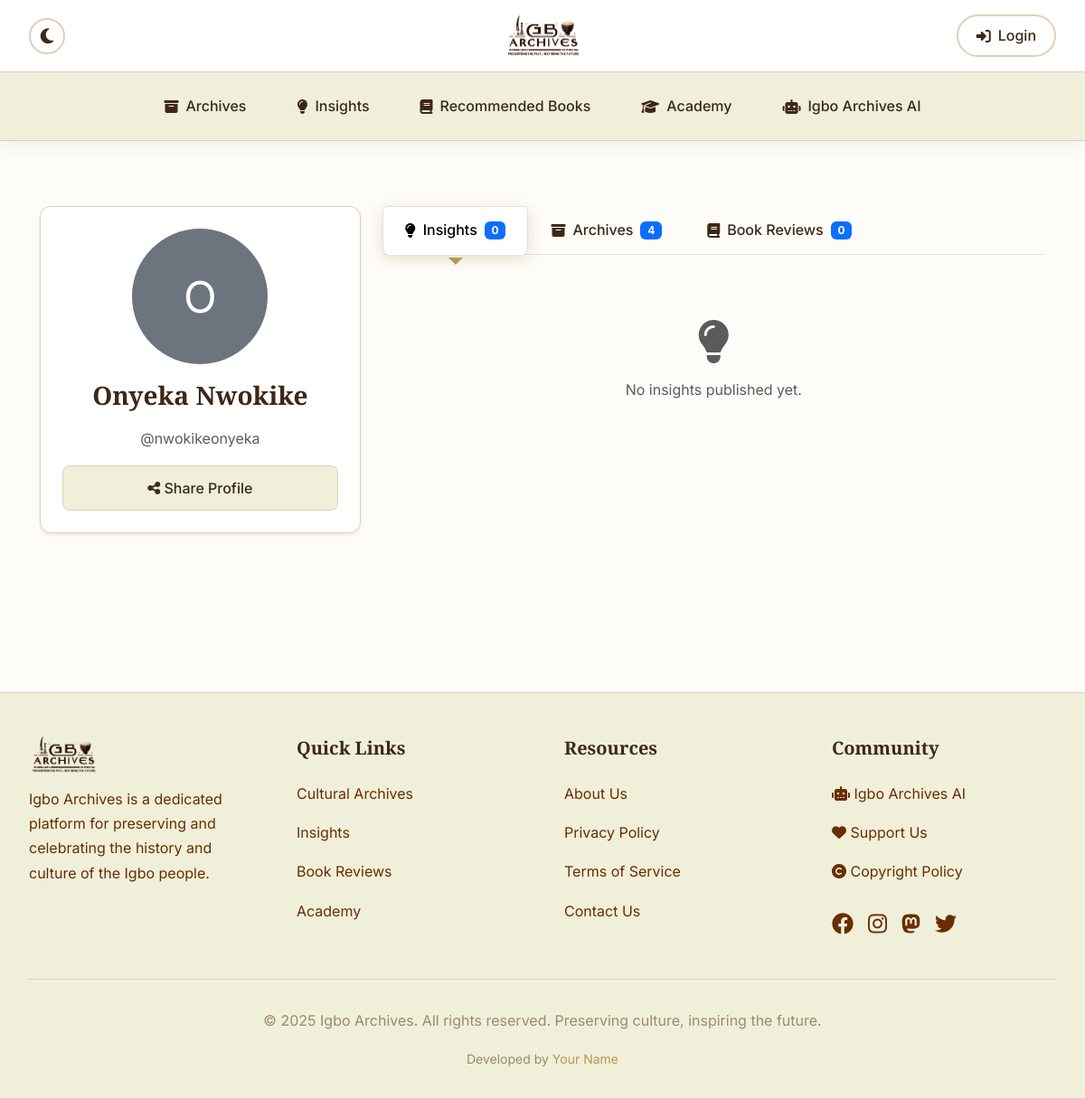
The page /profile/nwokikeonyeka/ on the database its author committed.
### users/models.py (models this page shows, shortened)
class CustomUser(AbstractUser):
    full_name = models.CharField(max_length=200, blank=True)
    bio = models.TextField(blank=True)
    profile_picture = models.ImageField(upload_to='profile_pictures/', blank=True, null=True)
    social_links = models.JSONField(default=dict, blank=True)
    def get_display_name(self):
        return self.full_name or (self.email.split('@')[0] if self.email else self.username)

### users/views.py (the view)
# urls.py: path('<str:username>/', views.profile_view, name='profile'),
def profile_view(request, username):
    from archives.models import Archive
    from insights.models import InsightPost
    from books.models import BookReview
    user = get_object_or_404(User, username=username)
    archives = Archive.objects.filter(uploaded_by=user).order_by('-created_at')
    insights = InsightPost.objects.filter(author=user, is_published=True).order_by('-created_at')
    book_reviews = BookReview.objects.filter(reviewer=user).order_by('-created_at')
    context = {
        'profile_user': user,
        'archives': archives,
        'insights': insights,
        'book_reviews': book_reviews,
    }
    return render(request, 'users/profile.html', context)

### core/context_processors.py (called while the page is built)
def pwa_settings(request):
    return {
        'VAPID_PUBLIC_KEY': getattr(settings, 'VAPID_PUBLIC_KEY', ''),
    }

def monetization_settings(request):
    return {
        'ENABLE_ADSENSE': getattr(settings, 'ENABLE_ADSENSE', False),
        'GOOGLE_ADSENSE_CLIENT_ID': getattr(settings, 'GOOGLE_ADSENSE_CLIENT_ID', ''),
        'ENABLE_DONATIONS': getattr(settings, 'ENABLE_DONATIONS', False),
        'STRIPE_PUBLIC_KEY': getattr(settings, 'STRIPE_PUBLIC_KEY', ''),
    }

### users/templates/users/profile.html (shortened to what this page needs)
{% extends 'base.html' %}
{% block content %}
<div class="container my-4">
    <div class="row">
        <div class="col-lg-4 mb-4">
            <div class="card shadow-sm">
                <div class="card-body text-center">
                    {% if profile_user.profile_picture %}
                    <img src="{{ profile_user.profile_picture.url }}" alt="{{ profile_user.get_display_name }}"
                         class="rounded-circle mb-3" style="width: 150px; height: 150px; object-fit: cover;">
                    {% else %}
                    <div class="rounded-circle bg-secondary text-white d-flex align-items-center justify-content-center mb-3 mx-auto"
                         style="width: 150px; height: 150px; font-size: 3rem;">
                        {{ profile_user.get_display_name|first|upper }}
                    </div>
                    {% endif %}
                    <h3>{{ profile_user.get_display_name }}</h3>
                    <p class="text-muted">@{{ profile_user.username }}</p>
                    <div class="d-grid gap-2 mt-3">
                        <button onclick="shareProfile()" class="btn btn-secondary">
                            <i class="fas fa-share-alt"></i> Share Profile
                        </button>
                    </div>
                </div>
            </div>
        </div>
        <div class="col-lg-8">
            <ul class="nav nav-tabs mb-4" role="tablist">
                <li class="nav-item" role="presentation">
                    <button class="nav-link active" data-bs-toggle="tab" data-bs-target="#insights-tab" type="button">
                        <i class="fas fa-lightbulb"></i> Insights <span class="badge bg-primary">{{ insights.count }}</span>
                    </button>
                </li>
                <li class="nav-item" role="presentation">
                    <button class="nav-link" data-bs-toggle="tab" data-bs-target="#archives-tab" type="button">
                        <i class="fas fa-archive"></i> Archives <span class="badge bg-primary">{{ archives.count }}</span>
                    </button>
                </li>
                <li class="nav-item" role="presentation">
                    <button class="nav-link" data-bs-toggle="tab" data-bs-target="#reviews-tab" type="button">
                        <i class="fas fa-book"></i> Book Reviews <span class="badge bg-primary">{{ book_reviews.count }}</span>
                    </button>
                </li>
            </ul>
            <div class="tab-content">
                <div class="tab-pane fade show active" id="insights-tab" role="tabpanel">
                    {% if insights %}
                    <div class="row">
                        {% for insight in insights %}
                        <div class="col-md-6 mb-4">
                            <div class="card h-100 shadow-sm">
                                {% if insight.featured_image %}
                                <img src="{{ insight.featured_image.url }}" class="card-img-top" alt="{{ insight.title }}"
                                     style="height: 200px; object-fit: cover;">
                                {% endif %}
                                <div class="card-body">
                                    <h5 class="card-title">
                                        <a href="{% url 'insights:detail' insight.slug %}" class="text-decoration-none">
                                            {{ insight.title }}
                                        </a>
                                    </h5>
                                    <p class="card-text text-muted small">
                                        <i class="far fa-calendar"></i> {{ insight.published_date|date:"M d, Y" }}
                                    </p>
                                    <p class="card-text">{{ insight.content|striptags|truncatewords:20 }}</p>
                                    <a href="{% url 'insights:detail' insight.slug %}" class="btn btn-sm btn-outline-primary">
                                        Read More
                                    </a>
                                </div>
                            </div>
                        </div>
                        {% endfor %}
                    </div>
                    {% else %}
                    <div class="text-center py-5 text-muted">
                        <i class="fas fa-lightbulb fa-3x mb-3"></i>
                        <p>No insights published yet.</p>
                    </div>
                    {% endif %}
                </div>
            </div>
        </div>
    </div>
</div>
{% endblock %}

### core/static/css/style.css (style rules this page uses)
:root { --sepia-tone: #B8A88A; --light-sepia: #CDA882; --mid-sepia: #D4B595; --soft-sepia: #DCC1A7; --pale-sepia: #E3CEB9; --cream-sepia: #EADBCB; --antique-cream: #F0F0DA; --warm-cream: #EAE8BA; --aged-parchment: #D6CE9B; --desert-sand: #C5B78D; --golden-tan: #B4A77E; --bone: #E4DDD0; --antique-white: #EFE5D7; --dun: #EED6B9; --tan: #D1AF89; --beaver: #9D896E; --bronze: #8C6433; --burnt-umber: #6A2D01; --deep-brown: #3D2817; --vintage-gold: #B8974F; --aged-bronze: #9D7A3E; --antique-brass: #8C7040; --olive-patina: #8A8051; --bg-primary: #FDFCF8; --bg-secondary: #F0F0DA; --bg-card: #FFFFFF; --text-primary: #3D2817; --text-secondary: #6A2D01; --text-muted: #9D896E; --border-color: #E3CEB9; --shadow: rgba(61, 40, 23, 0.08); --shadow-hover: rgba(61, 40, 23, 0.15); }
* { margin: 0; padding: 0; box-sizing: border-box; }
body { font-family: 'Inter', -apple-system, BlinkMacSystemFont, 'Segoe UI', system-ui, sans-serif; background-color: var(--bg-primary); color: var(--text-primary); transition: background-color 0.3s ease, color 0.3s ease; line-height: 1.7; font-size: 16px; }
h1, h2, h3, h4, h5, h6 { font-family: 'Playfair Display', Georgia, serif; font-weight: 600; line-height: 1.3; color: var(--text-primary); }
h3 { font-size: 1.75rem; margin-bottom: 1rem; }
.nav-link { color: var(--text-primary); text-decoration: none; padding: 0.75rem 1.5rem; border-radius: 8px; transition: all 0.3s cubic-bezier(0.4, 0, 0.2, 1); font-weight: 500; font-size: 1rem; position: relative; display: flex; align-items: center; gap: 0.5rem; }
.nav-link.active { background: var(--vintage-gold); color: white; box-shadow: 0 4px 15px rgba(184, 151, 79, 0.3); }
.nav-link.active::before { content: ''; position: absolute; bottom: -0.75rem; left: 50%; transform: translateX(-50%); width: 0; height: 0; border-left: 8px solid transparent; border-right: 8px solid transparent; border-top: 8px solid var(--vintage-gold); }
.btn { border: none; padding: 0.75rem 2rem; border-radius: 8px; font-weight: 500; cursor: pointer; transition: all 0.3s ease; text-decoration: none; display: inline-block; text-align: center; }
.btn-secondary { background: var(--bg-secondary); color: var(--text-primary); border: 1px solid var(--border-color); }
.card { background: var(--bg-card); border: 1px solid var(--border-color); border-radius: 12px; overflow: hidden; transition: all 0.4s ease; box-shadow: 0 4px 20px var(--shadow); }
.card-body { padding: 1.5rem; }
.text-muted { color: var(--text-muted); }

### rows shown on the page
CustomUser: get_display_name|first "O", get_display_name "Onyeka Nwokike", username "nwokikeonyeka"

### other values the page prints
{{ insights.count }} "0"
{{ archives.count }} "4"
{{ book_reviews.count }} "0"
